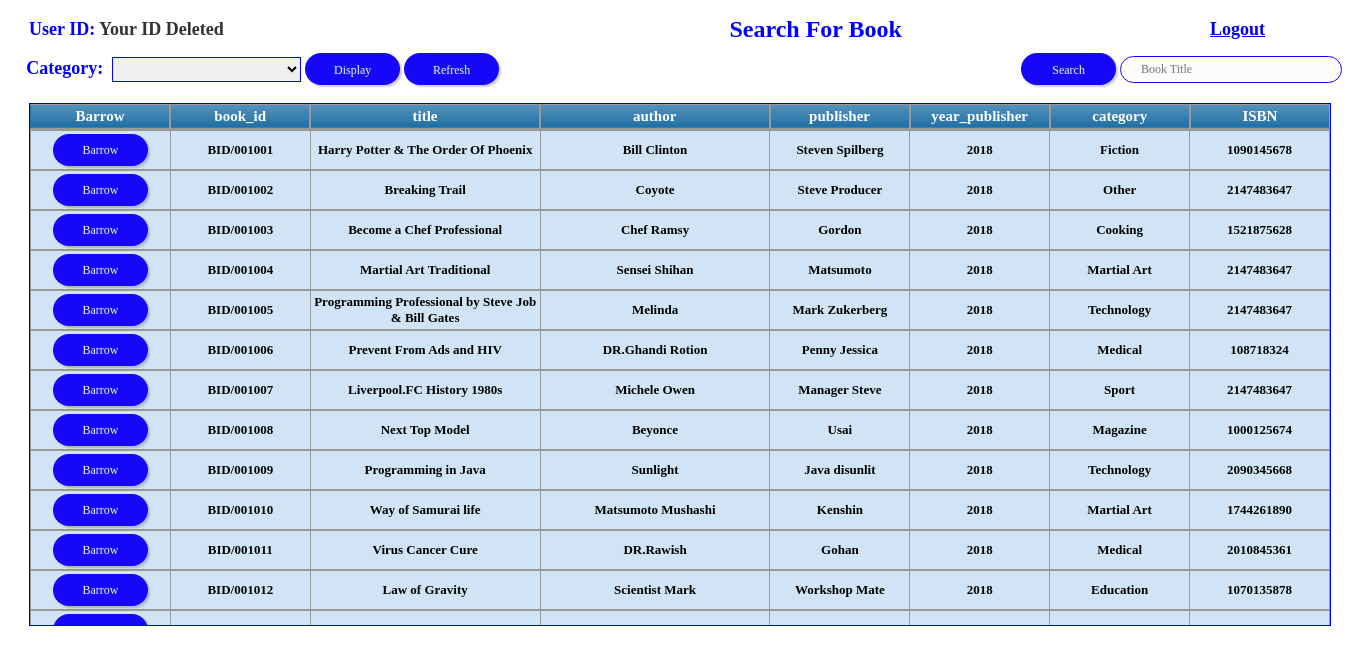
The page /root/user_book_barrowed.php (signed in) on the database its author committed.
### tables this page shows
CREATE TABLE IF NOT EXISTS `book_detail` (
  `book_id` varchar(30) NOT NULL,
  `title` varchar(100) NOT NULL,
  `author` varchar(100) NOT NULL,
  `publisher` varchar(60) NOT NULL,
  `year_publisher` int(8) NOT NULL,
  `category` varchar(60) NOT NULL,
  `ISBN` int(30) NOT NULL,
  `date_of_purchase` text NOT NULL,
  `book_price` int(8) NOT NULL,
  `quantity` int(200) NOT NULL
);

### root/user_book_barrowed.php (the view, shortened to what this page needs)
<!DOCTYPE html PUBLIC "-//W3C//DTD XHTML 1.0 Transitional//EN" "http://www.w3.org/TR/xhtml1/DTD/xhtml1-transitional.dtd">
<html xmlns="http://www.w3.org/1999/xhtml">
<head>
</head>
<body>
<table width="1350" height="641" border="0">
  <tr>
    <th height="36" colspan="2" align="left" class="fontblack" scope="col"><span class="label">&nbsp;&nbsp;&nbsp;&nbsp;User ID:
     </span>
      <?php
	  $c = mysqli_connect("localhost","root","","library_management_system");
	  $s = "SELECT identity_card FROM user_detail WHERE identity_card = '$_SESSION[u]'";
	  $result = mysqli_query($c,$s);
	  if ($result->num_rows > 0) {
      while($row = $result->fetch_assoc()) {
      echo "".$row["identity_card"] ."";
	   }
      } else {
      echo  "Your ID Deleted";
      }
	    ?>
    </th>
    <th width="800" class="title" scope="col">Search For Book</th>
    <th width="240" class="label" scope="col"><a href="logout.php">Logout</a></th>
</tr>
  <form id="form3" name="form3" method="post" action="<?php echo $_SERVER['PHP_SELF']; ?>">
  <tr>
    <th width="330" height="36" align="right" class="label" scope="col">
    Category:&nbsp;
    <select name="txtcategory" class="cssoption" id="txtcategory">
    <option value=""></option>
    <option value="Other">Other</option>
    <option value="Non-Fiction">Non-Fiction</option></th>
    <th width="250" align="left" scope="col">
    <input name="btntypes" type="submit" class="btn-enjoy-css1" id="btntypes" value="Display" />
    <input name="btnviewall" type="submit" class="btn-enjoy-css1" id="btnviewall" value="Refresh" />
</th>
</form>
    <form id="form2" name="form2" method="post" action="<?php echo $_SERVER['PHP_SELF']; ?>">
    <th height="36" align="right" scope="col">
    <input name="btnsearch" type="submit" class="btn-enjoy-css1" id="btnsearch" value="Search" />
    </th>
    <th height="36" align="left" scope="col">
    <input name="txtsearchbook" type="text" class="enjoy-css" id="txtsearchbook" placeholder="Book Title" required/></th>
  	</form>
  <tr>
    <th height="551" colspan="4" scope="col">
    <div class="scroolbook" id="txtscroolbook">
    <table width="100%" align="center" class="blueTable">
    <thead>
<tr>
<th width="60%" align="center">Barrow</th>
<th width="60%" align="center">book_id</th>
<th width="100%" align="center" >title</th>
<th width="100%" align="center">author</th>
<th width="60%" align="center">publisher</th>
<th width="60%" align="center">year_publisher</th>
<th width="60%" align="center">category</th>
<th width="60%" align="center">ISBN</th>
</tr>
</thead>
<tbody>
<form id="form1" name="form1" method="post" action="<?php echo $_SERVER['PHP_SELF']; ?>">
<?php
	if(isset($_POST['btnviewall'])){
$c = mysqli_connect("localhost","root","","library_management_system");
$s = "SELECT book_id, title, author, publisher, year_publisher, category, ISBN FROM book_detail";
$result = mysqli_query($c,$s);
	if ($result->num_rows > 0) {
    while($row = $result->fetch_assoc()) {
echo "<table width=100% align=center class=blueTable>";
echo "<tr>";
echo "<td width=60% align=center><a href='confirm_user.php?btnbarrow=$row[book_id]'><input name=btnbarrow class=btn-enjoy-css1 value=Barrow></td>";
echo "<td width=60% align=center>$row[book_id]</td>";
echo "<td width=100% align=center>$row[title]</td>";
echo "<td width=100% align=center>$row[author]</td>";
echo "<td width=60% align=center>$row[publisher]</td>";
echo "<td width=60% align=center>$row[year_publisher]</td>";
echo "<td width=60% align=center>$row[category]</td>";
echo "<td width=60% align=center>$row[ISBN]</td>";
echo "</tr>";
echo "</tbody>";
echo "</table>";
	}
	}
	}
	else
	{
$c = mysqli_connect("localhost","root","","library_management_system");
$s = "SELECT book_id, title, author, publisher, year_publisher, category, ISBN FROM book_detail";
$result = mysqli_query($c,$s);
	if ($result->num_rows > 0) {
    while($row = $result->fetch_assoc()) {
echo "<table width=100% align=center class=blueTable>";
echo "<tr>";
echo "<td width=60% align=center><a href='confirm_user.php?btnbarrow=$row[book_id]'><input name=btnbarrow class=btn-enjoy-css1 value=Barrow></td>";
echo "<td width=60% align=center>$row[book_id]</td>";
echo "<td width=100% align=center>$row[title]</td>";
echo "<td width=100% align=center>$row[author]</td>";
echo "<td width=60% align=center>$row[publisher]</td>";
echo "<td width=60% align=center>$row[year_publisher]</td>";
echo "<td width=60% align=center>$row[category]</td>";
echo "<td width=60% align=center>$row[ISBN]</td>";
echo "</tr>";
echo "</tbody>";
echo "</table>";
	}
	}
	}
?>
</div>
  </th>
  </tr>
</body>
</html>

### root/user_book_barrowed.php (style rules this page uses)
table.blueTable { table-layout : fixed; border: 1px solid #1C6EA4; background-color: #D0E4F5; width: 100%; text-align: left; border-collapse: collapse; font-family: "Palatino Linotype", "Book Antiqua", Palatino, serif; }
table.blueTable td, table.blueTable th { border: 1px solid #999999; padding: 3px 2px; }
table.blueTable tbody td { font-size: 13px; }
.title { table-layout :auto; font-family: "Palatino Linotype", "Book Antiqua", Palatino, serif; font-size: 24px; color: #00F; }
table.blueTable thead { background: #1C6EA4; background: -moz-linear-gradient(top, #5592bb 0%, #327cad 66%, #1C6EA4 100%); background: -webkit-linear-gradient(top, #5592bb 0%, #327cad 66%, #1C6EA4 100%); border-bottom-width: 2px; border-bottom-style: solid; border-top-color: #999999; border-bottom-color: #999999; border-right-color: #999999; border-left-color: #999999; background-color: #999; background-position: bottom; }
table.blueTable thead th { font-size: 15px; font-weight: bold; color: #FFFFFF; border-left-width: 2px; border-left-style: solid; border-top-color: #999999; border-right-color: #999999; border-bottom-color: #999999; border-left-color: #999999; }
table.blueTable thead th:first-child { border-left: none; }
.scroolbook { height: 521px; width: 1300px; overflow: scroll; visibility: inherit; left: 29px; top: 103px; border: thin inset #00F; position: absolute; }
.enjoy-css { display: inline-block; -webkit-box-sizing: content-box; -moz-box-sizing: content-box; box-sizing: content-box; width: 15em; height: 5px; padding: 10px 20px; border: 1px solid rgba(23,7,249,1); -webkit-border-radius: 20px; border-radius: 20px; font: normal 12px/normal "Palatino Linotype", "Book Antiqua", Palatino, serif; color: rgba(7,7,7,1); -o-text-overflow: clip; text-overflow: clip; background: rgba(252,252,252,1); -webkit-transition: all 200ms cubic-bezier(0.42, 0, 0.58, 1); -moz-transition: all 200ms cubic-bezier(0.42, 0, 0.58, 1); -o-transition: all 200ms cubic-bezier(0.42, 0, 0.58, 1); transition: all 200ms cubic-bezier(0.42, 0, 0.58, 1); }
.label { font-family: "Palatino Linotype", "Book Antiqua", Palatino, serif; font-size: 18px; color: #00F; }
.btn-enjoy-css1 { display: inline-block; -webkit-box-sizing: content-box; -moz-box-sizing: content-box; box-sizing: content-box; width: 55px; height: 12px; cursor: pointer; border: none; -webkit-border-radius: 25px; border-radius: 25px; font: normal 12px/normal "Palatino Linotype", "Book Antiqua", Palatino, serif; color: rgba(255,255,255,0.9); text-align: center; -o-text-overflow: clip; text-overflow: clip; background: rgba(23,7,249,1); -webkit-box-shadow: 2px 2px 2px 0 rgba(0,0,0,0.2); box-shadow: 2px 2px 2px 0 rgba(0,0,0,0.2); text-shadow: -1px -1px 0 rgba(15,73,168,0.66); -webkit-transition: all 300ms cubic-bezier(0.42, 0, 0.58, 1); -moz-transition: all 300ms cubic-bezier(0.42, 0, 0.58, 1); -o-transition: all 300ms cubic-bezier(0.42, 0, 0.58, 1); transition: all 300ms cubic-bezier(0.42, 0, 0.58, 1); padding-top: 10px; padding-right: 20px; padding-bottom: 10px; padding-left: 20px; }
.cssoption { height: 25px; width: 5cm; border-top-color: #00F; border-right-color: #00F; border-bottom-color: #00F; border-left-color: #00F; }
.fontblack { font-family: "Palatino Linotype", "Book Antiqua", Palatino, serif; font-size: 18px; color: #333; }

### rows shown on the page
book_detail: book_id "BID/001001", title "Harry Potter & The Order Of Phoenix", author "Bill Clinton", publisher "Steven Spilberg", year_publisher "2018", category "Fiction", ISBN "1090145678"
book_detail: book_id "BID/001002", title "Breaking Trail", author "Coyote", publisher "Steve Producer", year_publisher "2018", category "Other", ISBN "2147483647"
book_detail: book_id "BID/001003", title "Become a Chef Professional", author "Chef Ramsy", publisher "Gordon", year_publisher "2018", category "Cooking", ISBN "1521875628"
book_detail: book_id "BID/001004", title "Martial Art Traditional", author "Sensei Shihan", publisher "Matsumoto", year_publisher "2018", category "Martial Art", ISBN "2147483647"
book_detail: book_id "BID/001005", title "Programming Professional by Steve Job & Bill Gates", author "Melinda", publisher "Mark Zukerberg", year_publisher "2018", category "Technology", ISBN "2147483647"
book_detail: book_id "BID/001006", title "Prevent From Ads and HIV", author "DR.Ghandi Rotion", publisher "Penny Jessica", year_publisher "2018", category "Medical", ISBN "108718324"
book_detail: book_id "BID/001007", title "Liverpool.FC History 1980s", author "Michele Owen", publisher "Manager Steve", year_publisher "2018", category "Sport", ISBN "2147483647"
book_detail: book_id "BID/001008", title "Next Top Model", author "Beyonce", publisher "Usai", year_publisher "2018", category "Magazine", ISBN "1000125674"
book_detail: book_id "BID/001009", title "Programming in Java", author "Sunlight", publisher "Java disunlit", year_publisher "2018", category "Technology", ISBN "2090345668"
book_detail: book_id "BID/001010", title "Way of Samurai life", author "Matsumoto Mushashi", publisher "Kenshin", year_publisher "2018", category "Martial Art", ISBN "1744261890"
book_detail: book_id "BID/001011", title "Virus Cancer Cure", author "DR.Rawish", publisher "Gohan", year_publisher "2018", category "Medical", ISBN "2010845361"
book_detail: book_id "BID/001012", title "Law of Gravity", author "Scientist Mark", publisher "Workshop Mate", year_publisher "2018", category "Education", ISBN "1070135878"
